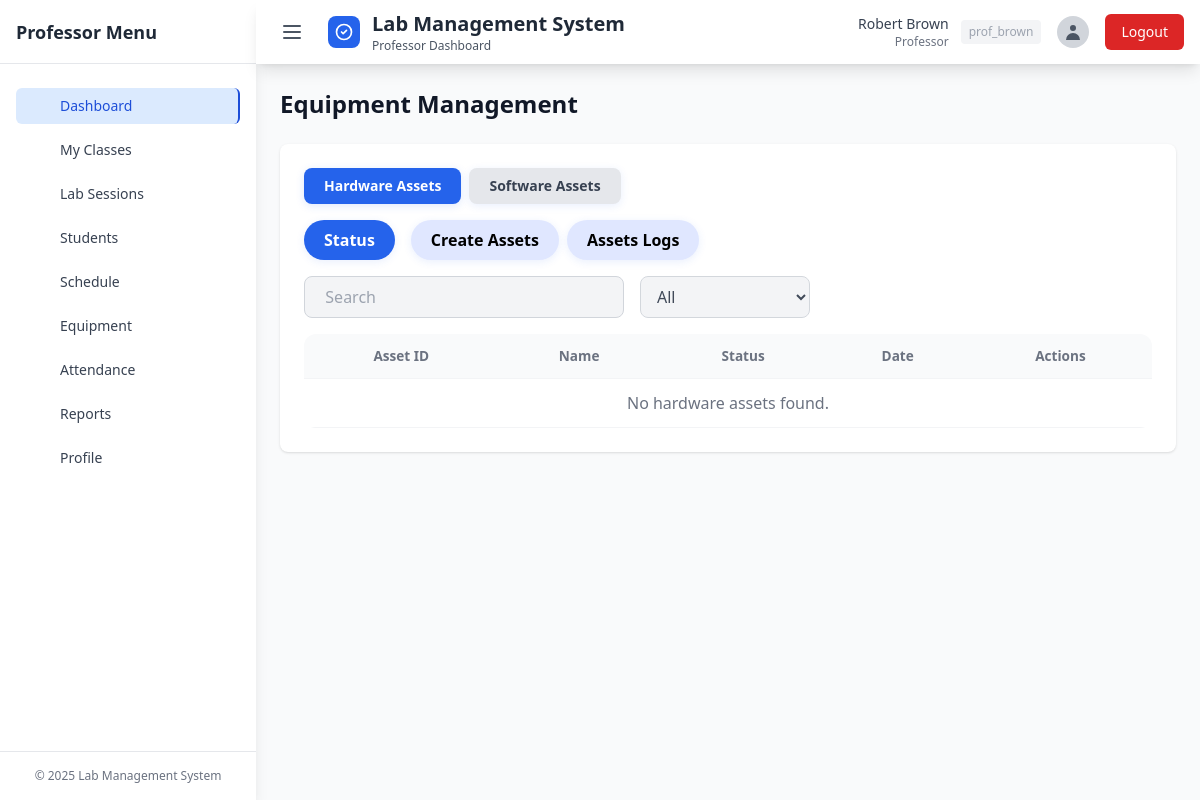
Before: /view/professor/equipment.php (signed in) with the older database file.
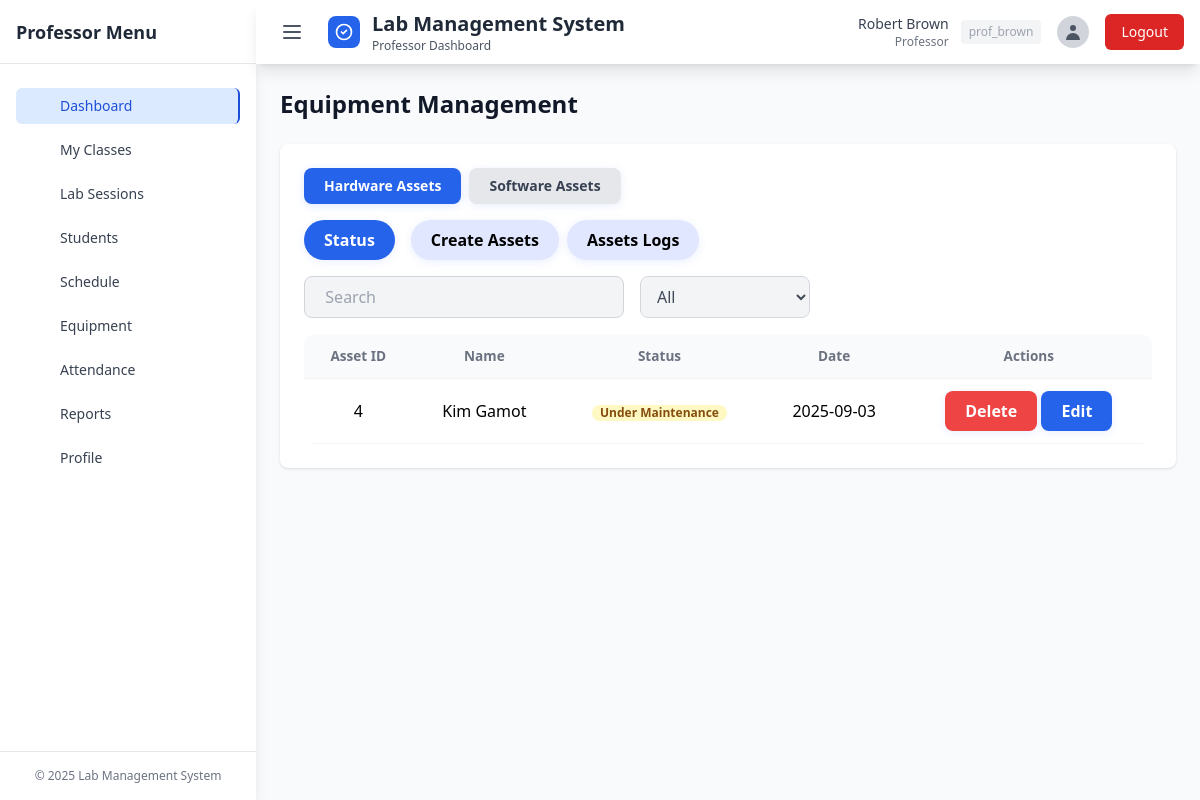
After: the same page with the newer database file.
### tables this page shows
CREATE TABLE `hardware_assets` (
  `asset_id` int(11) NOT NULL,
  `name` varchar(255) NOT NULL,
  `type` varchar(255) DEFAULT NULL,
  `condition` varchar(50) DEFAULT NULL,
  `date` date DEFAULT NULL
);

### view/professor/equipment.php (the view, shortened to what this page needs)
<?php
$database = new Database();
$conn = $database->getConnection();
$sql = "SELECT * FROM hardware_assets";
$stmt = $conn->prepare($sql);
$stmt->execute();
$hardware_assets = $stmt->fetchAll(PDO::FETCH_ASSOC);
?>
<!DOCTYPE html>
<html lang="en">
<head>
    <link href="../../css/output.css" rel="stylesheet">
</head>
<body class="bg-gray-50">
    <div class="flex dashboard-layout">
        <?php include '../components/sidebar.php'; ?>
        <div class="flex flex-col flex-1 main-content-area">
            <?php include '../components/header.php'; ?>
            <main class="flex-1 overflow-x-hidden overflow-y-auto bg-gray-50 p-6">
                <div class="max-w-7xl mx-auto">
                    <h1 class="text-2xl font-bold text-gray-900 mb-6">Equipment Management</h1>
                    <div class="bg-white shadow rounded-lg p-6">
                        <div class="mb-4">
                            <ul class="flex flex-wrap text-sm font-medium text-center items-center space-x-2" id="assets-tab" role="tablist">
                                <li role="presentation">
                                    <button class="button-modern px-6 py-2 rounded-full tab-button active transition-colors duration-200 shadow" id="hardware-tab" type="button" role="tab" aria-controls="hardware-assets" aria-selected="true">
                                        Hardware Assets
                                    </button>
                                </li>
                                <li role="presentation">
                                    <button class="button-modern px-6 py-2 rounded-full tab-button transition-colors duration-200 bg-gray-200 text-gray-700 shadow" id="software-tab" type="button" role="tab" aria-controls="software-assets" aria-selected="false">
                                        Software Assets
                                    </button>
                                </li>
                            </ul>
                        </div>
                        <div class="flex space-x-2 mb-4">
                            <button id="status-btn" class="status-tab active">Status</button>
                            <button id="createAssetBtn" class="status-tab">Create Assets</button>
                            <a href="#" class="status-tab">Assets Logs</a>
                        </div>
                        <div class="flex items-center space-x-4 mb-4">
                            <div class="relative" style="width: 320px;">
                                <input type="text" id="searchInput" class="input-modern" placeholder="  Search">
                            </div>
                            <select id="conditionFilter" class="input-modern" style="width: 170px; color: #374151; opacity:0.95;">
                                <option value="all" selected>All</option>
                            </select>
                        </div>
                        <div id="hardware-assets" role="tabpanel" aria-labelledby="hardware-tab" class="asset-table">
                            <div class="overflow-x-auto">
                                <table class="min-w-full table-modern">
                                    <thead>
                                        <tr>
                                            <th>Asset ID</th>
                                            <th>Name</th>
                                            <th>Status</th>
                                            <th>Date</th>
                                            <th>Actions</th>
                                        </tr>
                                    </thead>
                                    <tbody id="hardware-table-body">
                                        <?php if (!empty($hardware_assets)): ?>
                                            <?php foreach ($hardware_assets as $asset): ?>
                                            <tr>
                                                <td class="text-center"><?php echo htmlspecialchars($asset['asset_id']); ?></td>
                                                <td class="text-center"><?php echo htmlspecialchars($asset['name']); ?></td>
                                                <td class="text-center">
                                                    <?php
                                                        $condition_class = '';
                                                        switch ($asset['condition']) {
                                                            case 'Under Maintenance':
                                                                $condition_class = 'bg-yellow-100 text-yellow-800';
                                                                break;
                                                        }
                                                    ?>
                                                    <span class="px-2 inline-flex text-xs leading-5 font-semibold rounded-full <?php echo $condition_class; ?>">
                                                        <?php echo htmlspecialchars($asset['condition']); ?>
                                                    </span>
                                                </td>
                                                <td class="text-center"><?php echo htmlspecialchars($asset['date']); ?></td>
                                                <td class="text-center">
                                                    <form method="post" style="display:inline;">
                                                        <button type="submit" class="button-modern" style="background:#ef4444;color:#fff;" onclick="return confirm('Are you sure you want to delete this asset?')">Delete</button>
                                                    </form>
                                                    <button type="button"
                                                        class="button-modern bg-yellow-400 hover:bg-yellow-500 text-white px-3 py-1 rounded-full edit-hardware-btn"
                                                        data-id="<?php echo $asset['asset_id']; ?>">
                                                        Edit
                                                    </button>
                                                </td>
                                            </tr>
                                            <?php endforeach; ?>
                                        <?php else: ?>
                                            <tr>
                                                <td colspan="5" class="text-center text-gray-500">No hardware assets found.</td>
                                            </tr>
                                        <?php endif; ?>
                                    </tbody>
                                </table>
                            </div>
                        </div>
                    </div>
                </div>
            </main>
        </div>
    </div>
</body>
</html>

### view/components/sidebar.php (shortened to what this page needs)
<?php
$user_type = $_SESSION['user_type'] ?? 'user';
$current_nav = $navigation_items[$user_type] ?? $navigation_items['student'];
?>
<aside id="sidebar" class="fixed inset-y-0 left-0 z-20 w-64 bg-white shadow-lg transform transition-transform duration-300 ease-in-out flex flex-col sidebar-container lg:static lg:inset-0">
    <div class="flex items-center justify-between h-16 px-4 border-b border-gray-200 flex-shrink-0">
        <span class="text-lg font-semibold text-gray-800 capitalize"><?php echo htmlspecialchars($user_type); ?> Menu</span>
    </div>
    <nav class="flex-1 px-4 py-6 space-y-2 overflow-y-auto">
        <?php foreach ($current_nav as $item): ?>
            <a href="<?php echo htmlspecialchars($item['href']); ?>"
               class="flex items-center px-3 py-2 text-sm font-medium rounded-md transition-colors duration-200 <?php echo isset($item['active']) && $item['active'] ? 'bg-blue-100 text-blue-700 border-r-2 border-blue-700' : 'text-gray-700 hover:bg-gray-100 hover:text-gray-900'; ?>">
                <svg class="mr-3 h-5 w-5 flex-shrink-0" fill="none" stroke="currentColor" viewBox="0 0 24 24">
                    <?php echo $icons[$item['icon']] ?? $icons['home']; ?>
                </svg>
                <span><?php echo htmlspecialchars($item['name']); ?></span>
            </a>
        <?php endforeach; ?>
    </nav>
    <div class="p-4 border-t border-gray-200 flex-shrink-0">
        <div class="text-xs text-gray-500 text-center">
            &copy; 2025 Lab Management System
        </div>
    </div>
</aside>

### view/components/header.php (shortened to what this page needs)
<?php
$user_name = $_SESSION['full_name'] ?? 'User';
$user_type = $_SESSION['user_type'] ?? 'user';
$user_id = $_SESSION['username'] ?? $_SESSION['user_id'] ?? '';
$user_type_labels = [
    'student' => 'Student Portal',
    'professor' => 'Professor Dashboard',
    'itstaff' => 'IT Staff Dashboard',
    'admin' => 'Administrator Panel'
];
$current_label = $user_type_labels[$user_type] ?? 'Dashboard';
?>
<header class="bg-white shadow-lg relative z-30 w-full">
    <div class="w-full px-4">
        <div class="flex justify-between items-center h-16">
            <div class="flex items-center space-x-4">
                <button
                    id="sidebarToggle"
                    class="p-2 rounded-md text-gray-600 hover:text-gray-900 hover:bg-gray-100 focus:outline-none focus:ring-2 focus:ring-inset focus:ring-blue-500 transition-colors duration-200"
                    aria-label="Toggle sidebar"
                >
                    <svg class="h-6 w-6" fill="none" stroke="currentColor" viewBox="0 0 24 24">
                        <path stroke-linecap="round" stroke-linejoin="round" stroke-width="2" d="M4 6h16M4 12h16M4 18h16"></path>
                    </svg>
                </button>
                <div class="flex items-center space-x-3">
                    <div class="h-8 w-8 bg-blue-600 rounded-lg flex items-center justify-center">
                        <svg class="h-5 w-5 text-white" fill="none" stroke="currentColor" viewBox="0 0 24 24">
                            <path stroke-linecap="round" stroke-linejoin="round" stroke-width="2" d="M9 12l2 2 4-4m6 2a9 9 0 11-18 0 9 9 0 0118 0z"></path>
                        </svg>
                    </div>
                    <div>
                        <h1 class="text-xl font-bold text-gray-800">Lab Management System</h1>
                        <p class="text-xs text-gray-600 hidden sm:block"><?php echo htmlspecialchars($current_label); ?></p>
                    </div>
                </div>
            </div>
            <div class="flex items-center space-x-4">
                <div class="hidden md:flex items-center space-x-3">
                    <div class="text-right">
                        <p class="text-sm font-medium text-gray-700"><?php echo htmlspecialchars($user_name); ?></p>
                        <p class="text-xs text-gray-500 capitalize"><?php echo htmlspecialchars($user_type); ?></p>
                    </div>
                    <?php if (!empty($user_id)): ?>
                        <span class="text-xs text-gray-400 bg-gray-100 px-2 py-1 rounded"><?php echo htmlspecialchars($user_id); ?></span>
                    <?php endif; ?>
                </div>
                <div class="h-8 w-8 bg-gray-300 rounded-full flex items-center justify-center">
                    <svg class="h-5 w-5 text-gray-600" fill="currentColor" viewBox="0 0 20 20">
                        <path fill-rule="evenodd" d="M10 9a3 3 0 100-6 3 3 0 000 6zm-7 9a7 7 0 1114 0H3z" clip-rule="evenodd"></path>
                    </svg>
                </div>
                <a href="../index.php?action=logout"
                   class="bg-red-600 hover:bg-red-700 text-white px-4 py-2 rounded-md text-sm font-medium transition-colors duration-200 focus:outline-none focus:ring-2 focus:ring-red-500"
                >
                    <span class="hidden sm:inline">Logout</span>
                </a>
            </div>
        </div>
    </div>
</header>

### view/professor/equipment.php (style rules this page uses)
.tab-button { transition: background 0.2s, color 0.2s, box-shadow 0.2s; }
.tab-button.active { background-color: #2563eb; color: #fff; box-shadow: 0 2px 8px rgba(37,99,235,0.15); }
.tab-button:not(.active) { background-color: #e5e7eb; color: #374151; }
.input-modern, select.input-modern, textarea.input-modern { width: 100%; padding: 0.5rem 0.75rem; border-radius: 0.5rem; border: 1px solid #d1d5db; background: #f3f4f6; font-size: 1rem; color: #374151; transition: border-color 0.2s; }
.button-modern { background: #2563eb; color: #fff; padding: 0.5rem 1.25rem; border-radius: 0.5rem; font-weight: 600; border: none; box-shadow: 0 2px 8px rgba(37,99,235,0.10); transition: background 0.2s; }
.table-modern th, .table-modern td { padding: 0.75rem 1rem; border-bottom: 1px solid #f3f4f6; }
.table-modern th { background: #f9fafb; color: #6b7280; font-weight: 600; font-size: 0.85rem; }
.table-modern { border-radius: 0.75rem; overflow: hidden; background: #fff; }
.status-tab { background: #e0e7ff; border-radius: 9999px; padding: 0.5rem 1.25rem; font-weight: 600; display: inline-block; margin-right: 0.5rem; box-shadow: 0 2px 8px rgba(37,99,235,0.10); transition: background 0.2s, color 0.2s; }
.status-tab.active { background: #2563eb; color: #fff; }

Changed rows visible on the page:
added hardware_assets: asset_id "4", name "Kim Gamot", condition "Under Maintenance", date "2025-09-03"
Other visible differences:
text no longer shown: "No hardware assets found."
